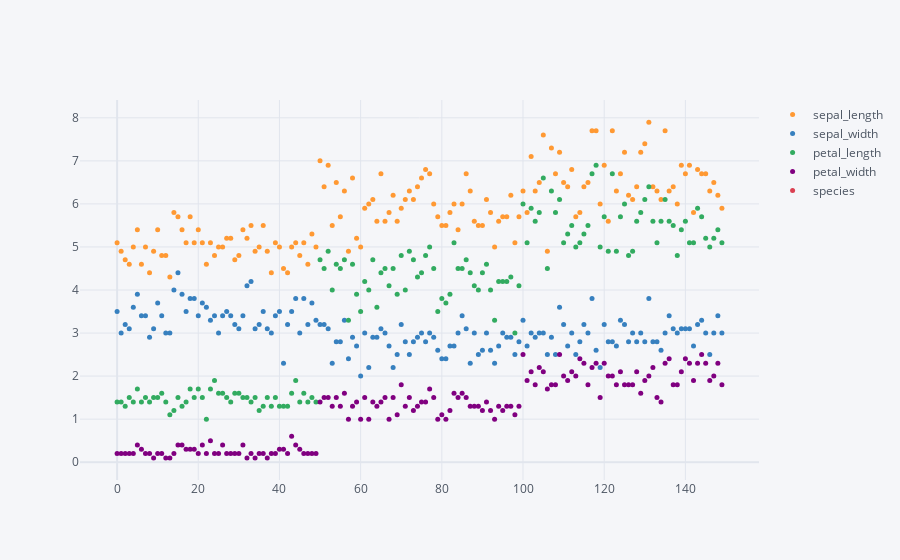

Source (notebook cell):
### Code cell
ir.iplot(kind = 'scatter', mode = 'markers', size = 5)

### Figure 1 — Plotly figure (JSON) as saved in the notebook; plotly's stock layout.template omitted (floating-point values rounded to 4 significant figures; data arrays with more than 128 entries replaced by an {"elided": "..."} marker saying what was removed)
{"data": [{"line": {"color": "rgba(255, 153, 51, 1.0)", "dash": "solid", "shape": "linear", "width": 1.3}, "marker": {"size": 5, "symbol": "circle"}, "mode": "markers", "name": "sepal_length", "text": "", "type": "scatter", "x": {"elided": "150 int values"}, "y": {"elided": "150 float values"}}, {"line": {"color": "rgba(55, 128, 191, 1.0)", "dash": "solid", "shape": "linear", "width": 1.3}, "marker": {"size": 5, "symbol": "circle"}, "mode": "markers", "name": "sepal_width", "text": "", "type": "scatter", "x": {"elided": "150 int values"}, "y": {"elided": "150 float values"}}, {"line": {"color": "rgba(50, 171, 96, 1.0)", "dash": "solid", "shape": "linear", "width": 1.3}, "marker": {"size": 5, "symbol": "circle"}, "mode": "markers", "name": "petal_length", "text": "", "type": "scatter", "x": {"elided": "150 int values"}, "y": {"elided": "150 float values"}}, {"line": {"color": "rgba(128, 0, 128, 1.0)", "dash": "solid", "shape": "linear", "width": 1.3}, "marker": {"size": 5, "symbol": "circle"}, "mode": "markers", "name": "petal_width", "text": "", "type": "scatter", "x": {"elided": "150 int values"}, "y": {"elided": "150 float values"}}, {"line": {"color": "rgba(219, 64, 82, 1.0)", "dash": "solid", "shape": "linear", "width": 1.3}, "marker": {"size": 5, "symbol": "circle"}, "mode": "markers", "name": "species", "text": "", "type": "scatter", "x": {"elided": "150 int values"}, "y": {"elided": "150 str values"}}], "layout": {"legend": {"bgcolor": "#F5F6F9", "font": {"color": "#4D5663"}}, "paper_bgcolor": "#F5F6F9", "plot_bgcolor": "#F5F6F9", "title": {"font": {"color": "#4D5663"}}, "xaxis": {"gridcolor": "#E1E5ED", "showgrid": true, "tickfont": {"color": "#4D5663"}, "title": {"font": {"color": "#4D5663"}, "text": ""}, "zerolinecolor": "#E1E5ED"}, "yaxis": {"gridcolor": "#E1E5ED", "showgrid": true, "tickfont": {"color": "#4D5663"}, "title": {"font": {"color": "#4D5663"}, "text": ""}, "zerolinecolor": "#E1E5ED"}}}
